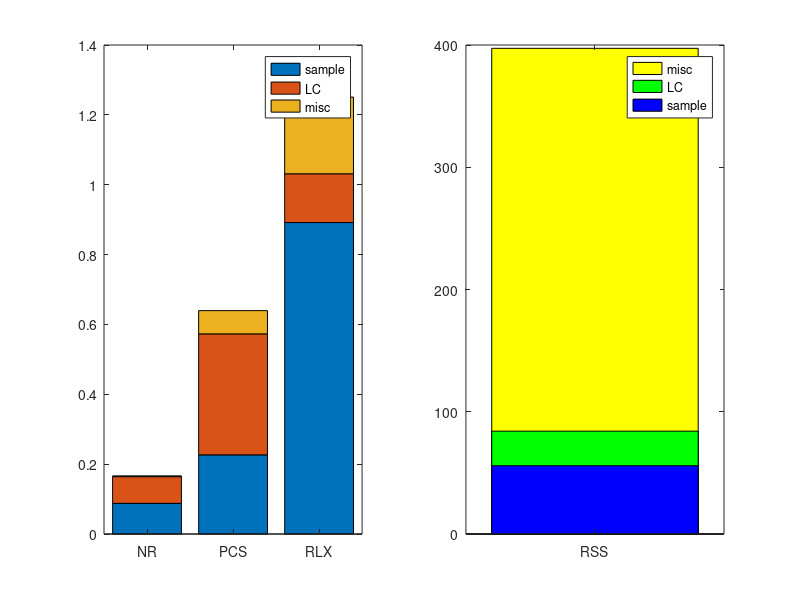

Here is the MATLAB script that generated this plot:
clear all
clc

%%

D = load('profile_SBL_GD_3poles.txt');

suc = sum(D(:,1));

total_runtime = mean(D(:,3));
proj_count = round(mean(D(:,4)));
proj_time = mean(D(:,5));
col_count = round(mean(D(:,6)));
col_time = mean(D(:,7));
lc_count = round(mean(D(:,12)));
lc_time = mean(D(:,11));
lc_success_count = round(mean(D(:,13)));
sample_time = mean(D(:,14));
sample_success_count = round(mean(D(:,15)));
sample_fail_count = round(mean(D(:,16)));
path_size = mean(D(:,9));
trees_size = mean(D(:,10));

fprintf('NR:\n');
fprintf('Total runtime: %f sec.\n', total_runtime);
fprintf('Sampling time %f sec, is %f%% of the total runtime,\n', sample_time, sample_time/total_runtime*100);
fprintf('number of samples per sec: %d.\n', (sample_success_count+sample_fail_count)/sample_time);
fprintf('Failed %f%% of %d samples.\n', sample_fail_count/(sample_fail_count+sample_success_count)*100, sample_fail_count+sample_success_count);
fprintf('Succeeded %f%% of %d local-conenction checks.\n', lc_success_count/lc_count*100, lc_count);
fprintf('Local connection time: %f msec, is %f%% of the total runtime.\n', lc_time*1e3, lc_time/total_runtime*100);
fprintf('Avg. local connection time: %f msec.\n', lc_time/lc_count*1e3);
fprintf('number of local connections per sec: %d\n', lc_count/total_runtime);
fprintf('Collision time %f msec for %d checks.\n', col_time*1e3, col_count);
fprintf('Path size: %d.\n', round(path_size));
fprintf('Trees size: %d.\n\n', round(trees_size));

ygd = [sample_time lc_time total_runtime-lc_time-sample_time];
LC(:,1) =  D(:,11)./D(:,12)*1e3;

%%

D = load('profile_SBL_PCS_3poles.txt');

suc = sum(D(:,1));

total_runtime = mean(D(:,3));
proj_count = round(mean(D(:,4)));
proj_time = mean(D(:,5));
col_count = round(mean(D(:,6)));
col_time = mean(D(:,7));
lc_count = round(mean(D(:,12)));
lc_time = mean(D(:,11));
lc_success_count = round(mean(D(:,13)));
sample_time = mean(D(:,14));
sample_success_count = round(mean(D(:,15)));
sample_fail_count = round(mean(D(:,16)));
path_size = mean(D(:,9));
trees_size = mean(D(:,10));

fprintf('PCS:\n');
fprintf('Total runtime: %f sec.\n', total_runtime);
fprintf('Sampling time %f sec, is %f%% of the total runtime,\n', sample_time, sample_time/total_runtime*100);
fprintf('number of samples per sec: %d.\n', (sample_success_count+sample_fail_count)/sample_time);
fprintf('Failed %f%% of %d samples.\n', sample_fail_count/(sample_fail_count+sample_success_count)*100, sample_fail_count+sample_success_count);
fprintf('Succeeded %f%% of %d local-conenction checks.\n', lc_success_count/lc_count*100, lc_count);
fprintf('Local connection time: %f msec, is %f%% of the total runtime.\n', lc_time*1e3, lc_time/total_runtime*100);
fprintf('Avg. local connection time: %f msec.\n', lc_time/lc_count*1e3);
fprintf('number of local connections per sec: %d\n', lc_count/total_runtime);
fprintf('Collision time %f msec for %d checks.\n', col_time*1e3, col_count);
fprintf('Path size: %d.\n', round(path_size));
fprintf('Trees size: %d.\n\n', round(trees_size));

ypcs = [sample_time lc_time total_runtime-lc_time-sample_time];
LC(:,2) =  D(:,11)./D(:,12)*1e3;

%%

D = load('profile_SBL_RLX_3poles.txt');

suc = sum(D(:,1));

total_runtime = mean(D(:,3));
proj_count = round(mean(D(:,4)));
proj_time = mean(D(:,5));
col_count = round(mean(D(:,6)));
col_time = mean(D(:,7));
lc_count = round(mean(D(:,12)));
lc_time = mean(D(:,11));
lc_success_count = round(mean(D(:,13)));
sample_time = mean(D(:,14));
sample_success_count = round(mean(D(:,15)));
sample_fail_count = round(mean(D(:,16)));
path_size = mean(D(:,9));
trees_size = mean(D(:,10));

fprintf('RLX:\n');
fprintf('Total runtime: %f sec.\n', total_runtime);
fprintf('Sampling time %f sec, is %f%% of the total runtime,\n', sample_time, sample_time/total_runtime*100);
fprintf('number of samples per sec: %d.\n', (sample_success_count+sample_fail_count)/sample_time);
fprintf('Failed %f%% of %d samples.\n', sample_fail_count/(sample_fail_count+sample_success_count)*100, sample_fail_count+sample_success_count);
fprintf('Succeeded %f%% of %d local-conenction checks.\n', lc_success_count/lc_count*100, lc_count);
fprintf('Local connection time: %f msec, is %f%% of the total runtime.\n', lc_time*1e3, lc_time/total_runtime*100);
fprintf('Avg. local connection time: %f msec.\n', lc_time/lc_count*1e3);
fprintf('number of local connections per sec: %d\n', lc_count/total_runtime);
fprintf('Collision time %f msec for %d checks.\n', col_time*1e3, col_count);
fprintf('Path size: %d.\n', round(path_size));
fprintf('Trees size: %d.\n\n', round(trees_size));

yrlx = [sample_time lc_time total_runtime-lc_time-sample_time];
LC(:,3) =  D(:,11)./D(:,12)*1e3;

%%

D = load('profile_SBL_SG_3poles.txt'); 
D = D(D(:,1)==1, :);

suc = sum(D(:,1));

total_runtime = mean(D(:,3));
proj_count = round(mean(D(:,4)));
proj_time = mean(D(:,5));
col_count = round(mean(D(:,6)));
col_time = mean(D(:,7));
lc_count = round(mean(D(:,12)));
lc_time = mean(D(:,11));
lc_success_count = round(mean(D(:,13)));
sample_time = mean(D(:,14));
sample_success_count = round(mean(D(:,15)));
sample_fail_count = round(mean(D(:,16)));
path_size = mean(D(:,9));
trees_size = mean(D(:,10));

fprintf('RSS:\n');
fprintf('Total runtime: %f sec.\n', total_runtime);
fprintf('Sampling time %f sec, is %f%% of the total runtime,\n', sample_time, sample_time/total_runtime*100);
fprintf('number of samples per sec: %d.\n', (sample_success_count+sample_fail_count)/sample_time);
fprintf('Failed %f%% of %d samples.\n', sample_fail_count/(sample_fail_count+sample_success_count)*100, sample_fail_count+sample_success_count);
fprintf('Succeeded %f%% of %d local-conenction checks.\n', lc_success_count/lc_count*100, lc_count);
fprintf('Local connection time: %f msec, is %f%% of the total runtime.\n', lc_time*1e3, lc_time/total_runtime*100);
fprintf('Avg. local connection time: %f msec.\n', lc_time/lc_count*1e3);
fprintf('number of local connections per sec: %d\n', lc_count/total_runtime);
fprintf('Collision time %f msec for %d checks.\n', col_time*1e3, col_count);
fprintf('Path size: %d.\n', round(path_size));
fprintf('Trees size: %d.\n\n', round(trees_size));

yrss = [sample_time lc_time total_runtime-lc_time-sample_time];
% LC(:,4) =  D(:,11)./D(:,12)*1e3;

%%
figure(1)
clf
subplot(121)
bar([ygd; ypcs;yrlx],'stacked');
legend('sample','LC','misc');
set(gca,'XTickLabel',{'NR','PCS','RLX'})

subplot(122)
bar(sum(yrss),'y');
hold on
bar(sum(yrss(1:2)),'g');
bar(yrss(1),'b');
hold off
legend('misc','LC','sample');
set(gca,'XTickLabel',{'RSS'})
